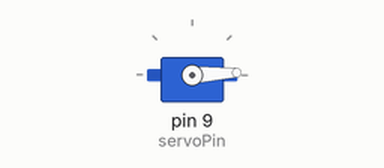
This sketch was run on a simulated Arduino Uno, built with avr-gcc and run on an emulated ATmega328P. Parts: servo.

Above: at 0.05 s.
At 1.3 s:
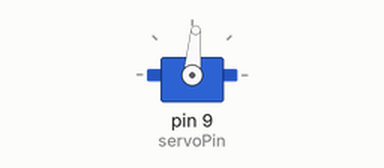
At 2.6 s:
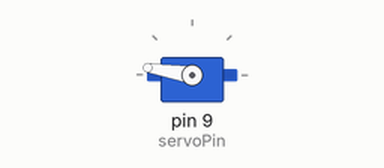
At 5.2 s:
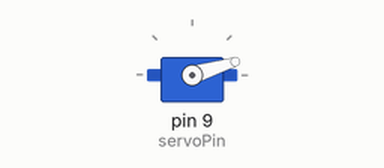
Timing chart, 0 to 7.1 s (numbered marks = the images above):
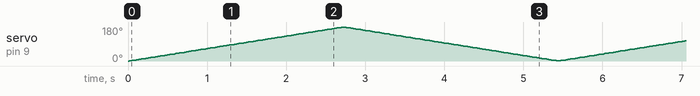

The sketch:

27-servo.ino
```cpp
/*
  This code snippet is used to control a servo motor to scan from 0 to 180 degrees
  and then back from 180 to 0 degrees repeatedly.

  Board: Arduino Uno R4 (or R3)
  Component: Servo motor(SG90)
*/

#include <Servo.h>

const int servoPin = 9;  // Define the servo pin
int angle = 0;           // Initialize the angle variable to 0 degrees
Servo servo;             // Create a servo object

void setup() {
  servo.attach(servoPin);
}

void loop() {
  // scan from 0 to 180 degrees
  for (angle = 0; angle < 180; angle++) {
    servo.write(angle);
    delay(15);
  }
  // now scan back from 180 to 0 degrees
  for (angle = 180; angle > 0; angle--) {
    servo.write(angle);
    delay(15);
  }
}
```
